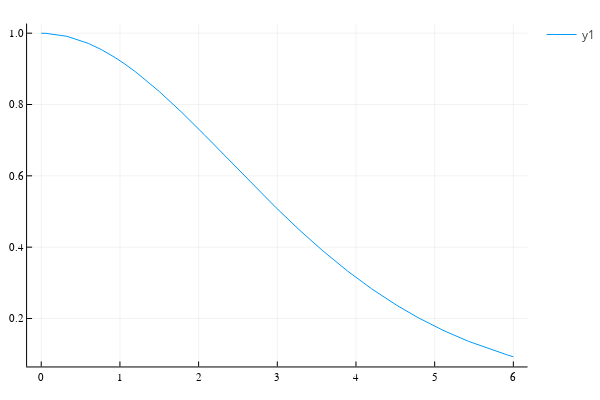

The cell this chart's notebook holds for it:
### Code cell
function gdfmsq(q)
    s=q/(4π)
    j=7/2
    l=0
    ss=7/2
    fc = (j*(j+1)-ss*(ss+1)+l*(l+1)) / (3*j*(j+1)+ss*(ss+1)-l*(l+1))
    fm = 0.0186*exp(-25.3867*s^2)+0.2895*exp(-11.1421*s^2)+0.7135*exp(-3.7520*s^2)-0.0217 + s^2*(0.3347*exp(-18.4758*s^2)+ 1.2465*exp(-6.8767*s^2)+0.9537*exp(-2.3184*s^2)+0.0217)*fc
    return fm^2
end
@time plot(gdfmsq,0,6)

### Figure 1 — Plotly figure (JSON) as saved in the notebook; plotly's stock layout.template omitted (floating-point values rounded to 4 significant figures)
{"data": [{"colorbar": {"title": {"text": ""}}, "legendgroup": "y1", "line": {"color": "rgba(0, 154, 250, 1.000)", "dash": "solid", "shape": "linear", "width": 1}, "mode": "lines", "name": "y1", "showlegend": true, "type": "scatter", "x": [0, 0.0293, 0.05859, 0.3295, 0.6004, 0.7632, 0.926, 1.064, 1.201, 1.5, 1.776, 2.072, 2.414, 2.718, 2.985, 3.276, 3.569, 3.892, 4.2, 4.52, 4.79, 5.119, 5.428, 5.924, 6], "xaxis": "x", "y": [0.9998, 0.9997, 0.9995, 0.9911, 0.9712, 0.9541, 0.9334, 0.9133, 0.8911, 0.8365, 0.7801, 0.7154, 0.638, 0.5692, 0.5105, 0.4492, 0.3916, 0.3331, 0.283, 0.2367, 0.2023, 0.1656, 0.1361, 0.09776, 0.09273], "yaxis": "y", "zmax": null, "zmin": null}], "layout": {"annotations": [], "height": 400, "legend_position": {"bgcolor": "rgba(255, 255, 255, 1.000)", "bordercolor": "rgba(0, 0, 0, 1)", "borderwidth": 1, "font": {"color": "rgba(0, 0, 0, 1)", "family": "sans-serif", "size": 11}, "title": {"font": {"color": "rgba(0, 0, 0, 1)", "family": "sans-serif", "size": 15}, "text": ""}, "tracegroupgap": 0, "traceorder": "normal", "x": 1, "xanchor": "auto", "y": 1, "yanchor": "auto"}, "margin": {"b": 20, "l": 0, "r": 0, "t": 20}, "paper_bgcolor": "rgba(255, 255, 255, 1.000)", "plot_bgcolor": "rgba(255, 255, 255, 1.000)", "showlegend": true, "width": 600, "xaxis": {"anchor": "y", "domain": [0.05101, 0.9934], "gridcolor": "rgba(0, 0, 0, 0.1)", "gridwidth": 0.5, "linecolor": "rgba(0, 0, 0, 1)", "mirror": false, "range": [-0.18, 6.18], "showgrid": true, "showline": true, "showticklabels": true, "tickangle": 0, "tickcolor": "rgb(0, 0, 0)", "tickfont": {"color": "rgba(0, 0, 0, 1)", "family": "sans-serif", "size": 11}, "tickmode": "array", "ticks": "inside", "ticktext": ["0", "1", "2", "3", "4", "5", "6"], "tickvals": [0, 1, 2, 3, 4, 5, 6], "title": {"font": {"color": "rgba(0, 0, 0, 1)", "family": "sans-serif", "size": 15}, "text": ""}, "type": "linear", "visible": true, "zeroline": false, "zerolinecolor": "rgba(0, 0, 0, 1)"}, "yaxis": {"anchor": "x", "domain": [0.03762, 0.9902], "gridcolor": "rgba(0, 0, 0, 0.1)", "gridwidth": 0.5, "linecolor": "rgba(0, 0, 0, 1)", "mirror": false, "range": [0.06552, 1.027], "showgrid": true, "showline": true, "showticklabels": true, "tickangle": 0, "tickcolor": "rgb(0, 0, 0)", "tickfont": {"color": "rgba(0, 0, 0, 1)", "family": "sans-serif", "size": 11}, "tickmode": "array", "ticks": "inside", "ticktext": ["0.2", "0.4", "0.6", "0.8", "1.0"], "tickvals": [0.2, 0.4, 0.6, 0.8, 1], "title": {"font": {"color": "rgba(0, 0, 0, 1)", "family": "sans-serif", "size": 15}, "text": ""}, "type": "linear", "visible": true, "zeroline": false, "zerolinecolor": "rgba(0, 0, 0, 1)"}}}
